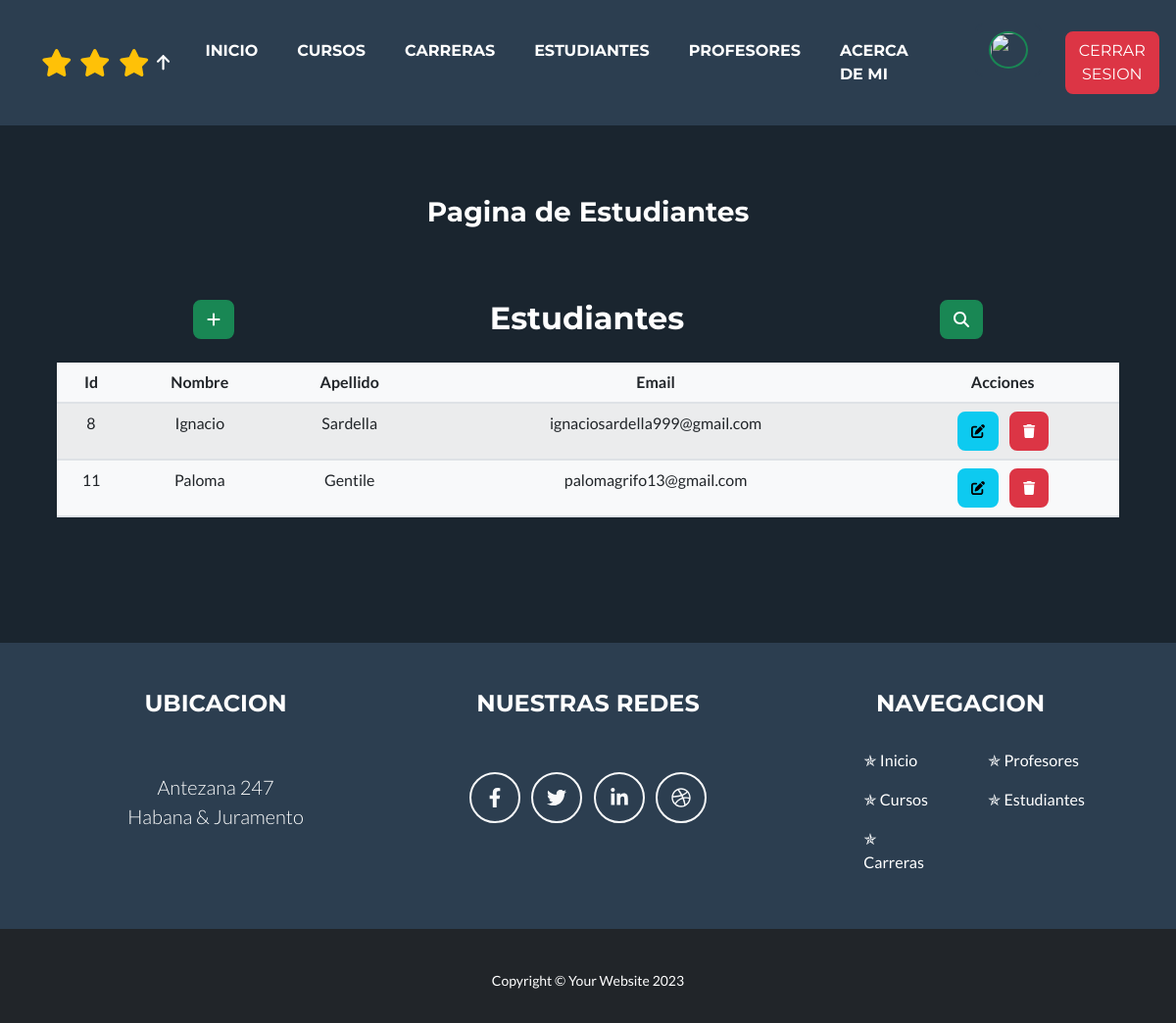
The app's page /estudiantes/ (signed in) with its own data.
### aplication/models.py (models this page shows, shortened)
class Estudiante(models.Model):
    nombre = models.CharField(max_length=50, blank=False)
    apellido = models.CharField(max_length=50, blank=False)
    email = models.EmailField(blank=False)
    class Meta:
        ordering = ['id']

### aplication/views.py (the view)
# urls.py: path('estudiantes/', EstudianteList.as_view(), name='estudiantes'),
class EstudianteList(LoginRequiredMixin, ListView):
    model = Estudiante

### aplication/templates/aplication/estudiante_list.html
{% extends 'aplication/woheader.html' %}
{% load static %}
{% block title %}
    Pagina de Estudiantes
{% endblock title %}
{% block content %}
    <div class="mx-auto container p-2">
        <div class="d-flex justify-content-around">
            <a class="btn btn-success" href="{% url 'create_estudiante' %}#{id-dinamico}"><b><i class="fa fa-plus"></i></b></a>
            <h2 class="m-0">Estudiantes</h2>
            <a class="btn btn-success" href="{% url 'buscar_estudiante' %}#{id-dinamico}"><b><i class="fa fa-search"></i></b></a>
        </div>
    </div>
    <table class="table table-striped bg-light mt-3">
        <thead>
            <tr>
                <th>Id</th>
                <th>Nombre</th>
                <th>Apellido</th>
                <th>Email</th>
                <th class="text-center">Acciones</th>
            </tr>
        </thead>
        <tbody>
    {% for e in estudiante_list %}
            <tr>
                <td>{{ e.id }}</td>
                <td>{{ e.nombre }}</td>
                <td>{{ e.apellido }}</td>
                <td>{{ e.email }}</td>
                <td class="text-center">
                    <a
                        href="{% url 'update_estudiante' e.id %}"
                        class="btn btn-info mx-1"
                        ><i class="fa fa-edit fa-sm" title="Edit Record"></i>
                    </a>
                    <a
                        href="{% url 'delete_estudiante' e.id %}"
                        class="btn btn-danger mx-1"
                        ><i class="fa fa-trash fa-sm" title="Delete Record"></i>
                    </a>
                </td>
            </tr>
    {% endfor %}
        </tbody>
    </table>
{% endblock content %}

### records on screen
Estudiante: id "8", nombre "Ignacio", apellido "Sardella", email "ignaciosardella999@gmail.com"
Estudiante: id "11", nombre "Paloma", apellido "Gentile", email "palomagrifo13@gmail.com"
